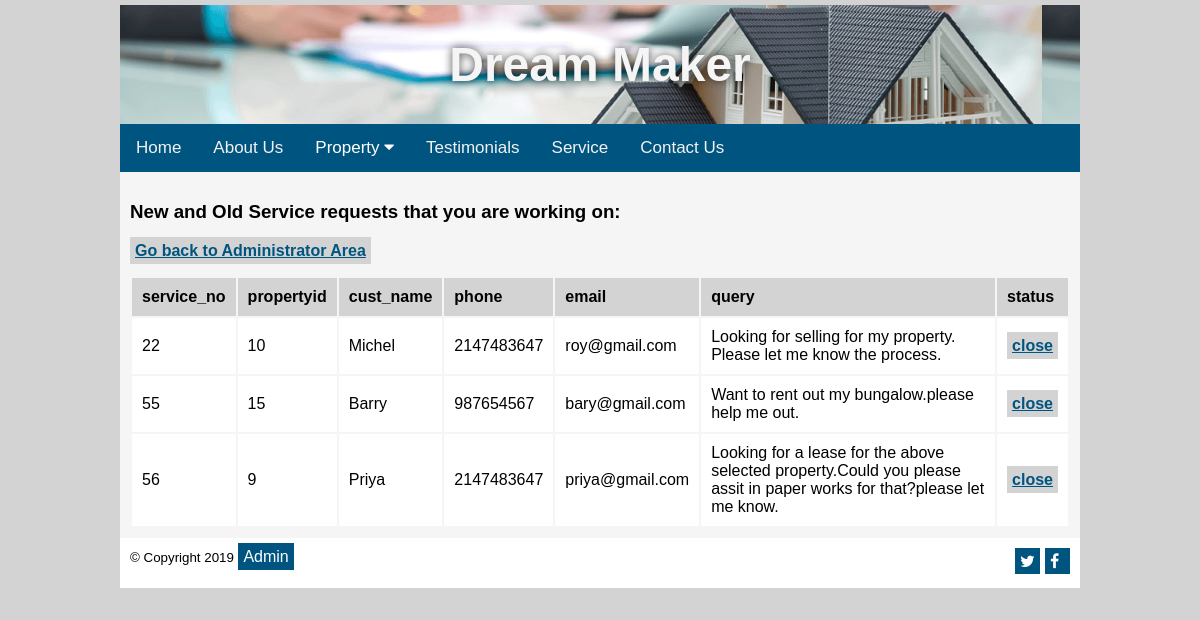
Page /manageservices.php on the committed database.
### tables this page shows
CREATE TABLE `service` (
  `service_no` int(3) NOT NULL,
  `propertyid` int(11) DEFAULT NULL,
  `cust_name` varchar(15) NOT NULL,
  `phone` int(10) NOT NULL,
  `email` varchar(50) NOT NULL,
  `query` longtext NOT NULL,
  `status` varchar(10) NOT NULL
);

### manageservices.php (the view, shortened to what this page needs)
<!DOCTYPE HTML>
<html lang="en">
<head>
 <link rel="stylesheet" href="css/styles.css">
 </head>
<body>
<div id="container">
<div id="content">
<h3>New and Old Service requests that you are working on:</h3>
<p><a href="admin.php">Go back to Administrator Area</a></p>
<?php
$server="localhost";
$dbuser="root";
$password="";
$link=mysqli_connect($server,$dbuser,$password);
mysqli_select_db($link, "property");
$sql ="SELECT * from service where status='pending'";
$result=mysqli_query($link,$sql);
echo "<table>";
echo "<tr>
          <td><strong>service_no</td>
           <td><strong>propertyid</td>
            <td><strong>cust_name</td>
            <td><strong>phone</td>
            <td><strong>email</td>
            <td><strong>query</td>
            <td><strong>status</td>
            </tr>";
while($row=mysqli_fetch_array($result)) {
$service_no=$row["service_no"];
$propertyid=$row["propertyid"];
$cust_name=$row["cust_name"];
$phone=$row["phone"];
$email=$row["email"];
$query=$row["query"];
echo "<tr>
<td>$service_no</td>
<td>$propertyid</td>
<td>$cust_name</td>
<td>$phone</td>
<td>$email</td>
<td>$query</td>
<td><a href='updateservice.php?service_no=$service_no' onclick=\"return confirm('Are you sure you want to update this service request?');\">close</td>
</tr>";
}
echo "</table>";
?>
</div>
</div>
</body>
</html>

### css/styles.css (style rules this page uses)
body { background-color: lightgrey; background-size: 90%; margin:0;font-family:Arial, Helvetica, sans-serif; }
#container { margin: auto; width: 80%; background-image: url('banner10.png'); border: 5px solid lightgrey; }
.sitename h1 { text-align: center; font-size: 3rem; color: whitesmoke; text-shadow: 0 0 .625rem rgba(0,0,0,0.75); }
#content { background-color: whitesmoke ; padding: 10px; min-height: 300px; }
#content a { background-color:lightgrey; color:#005580; font-weight:bold; padding:5px; }
#footer { background-color: #ffffff; height: 30px; padding: 10px; }
#footer a { background-color: #005580; color: white; text-decoration:none; padding:5px; }
table td { padding: 10px; }
table { width: 100% }
table tr:nth-child(1) { background-color: lightgray; }
table tr { background-color:#FFFFFF; }
.topnav { overflow: hidden; background-color: #005580; }
.topnav a { float: left; display: block; color: #f2f2f2; text-align: center; padding: 14px 16px; text-decoration: none; font-size: 17px; }
.dropdown { float: left; overflow: hidden; }
.dropdown .dropbtn { font-size: 17px; border: none; outline: none; color: white; padding: 14px 16px; background-color: inherit; font-family: inherit; margin: 0; }

### rows in the picture
service: service_no "22", propertyid "10", cust_name "Michel", phone "2147483647", email "roy@gmail.com", query "Looking for selling for my property. Please let me know the process."
service: service_no "55", propertyid "15", cust_name "Barry", phone "987654567", email "bary@gmail.com", query "Want to rent out my bungalow.please help me out."
service: service_no "56", propertyid "9", cust_name "Priya", phone "2147483647", email "priya@gmail.com", query "Looking for a lease for the above selected property.Could you please assit in paper works for that?please let me know."
